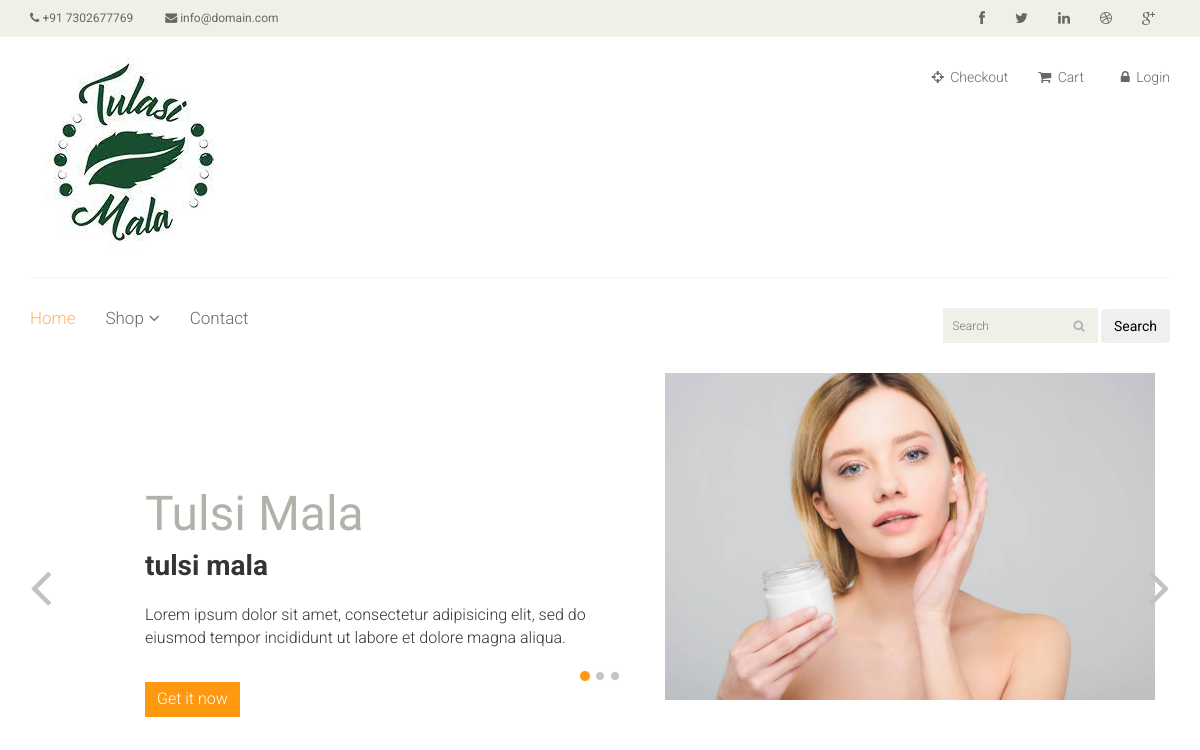
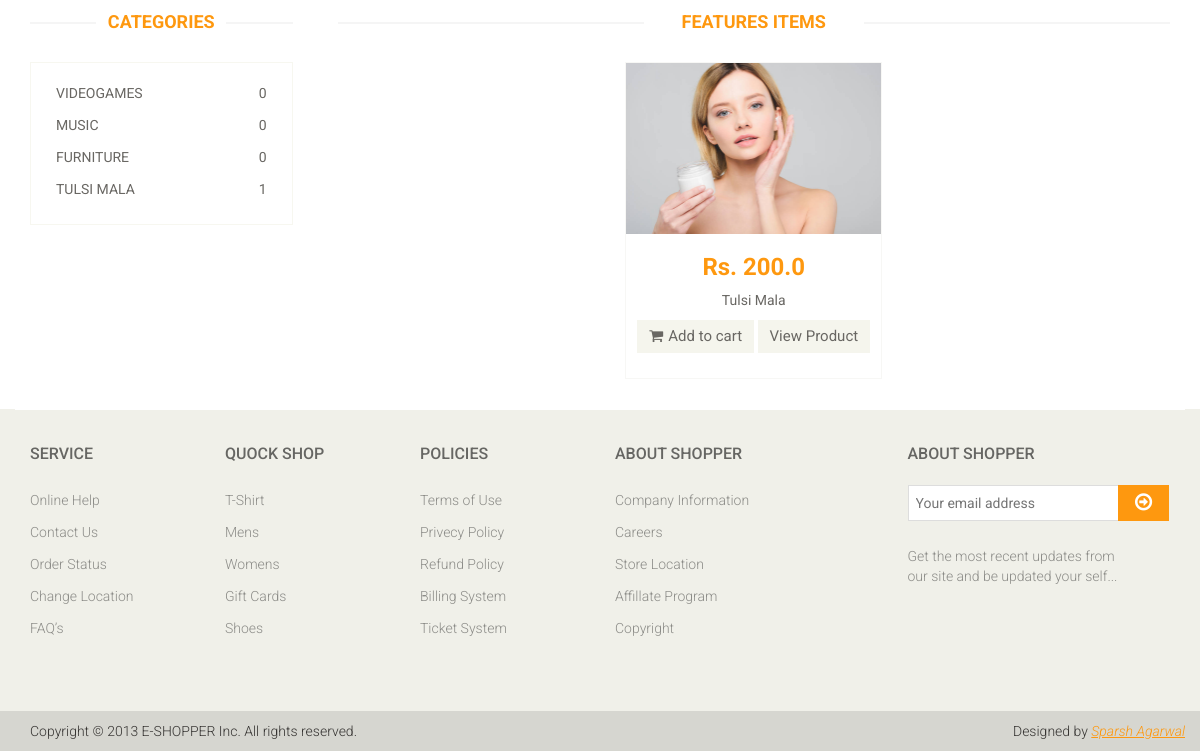
/, run on an earlier commit of the app's database (2 pictures, top to bottom).
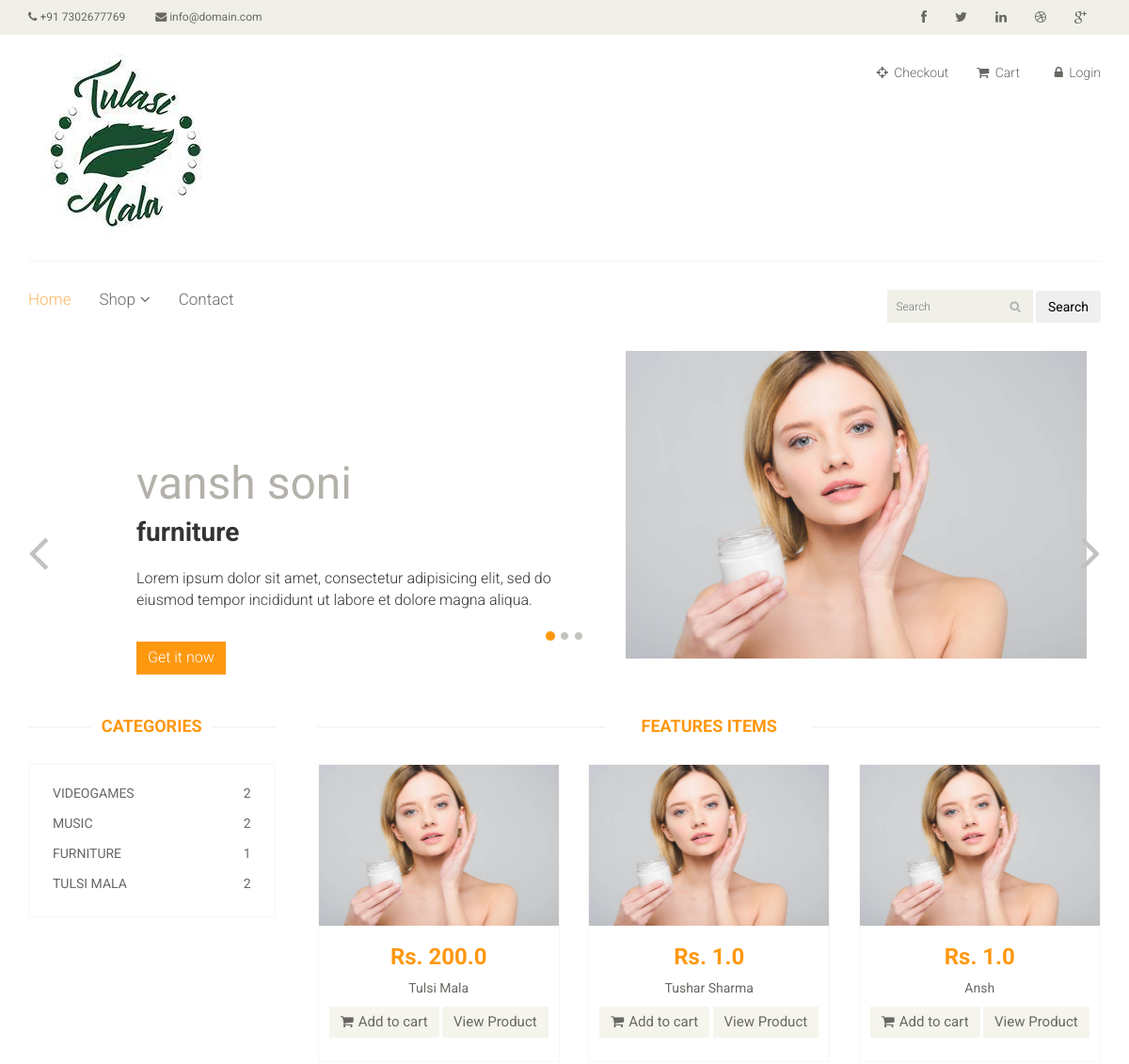
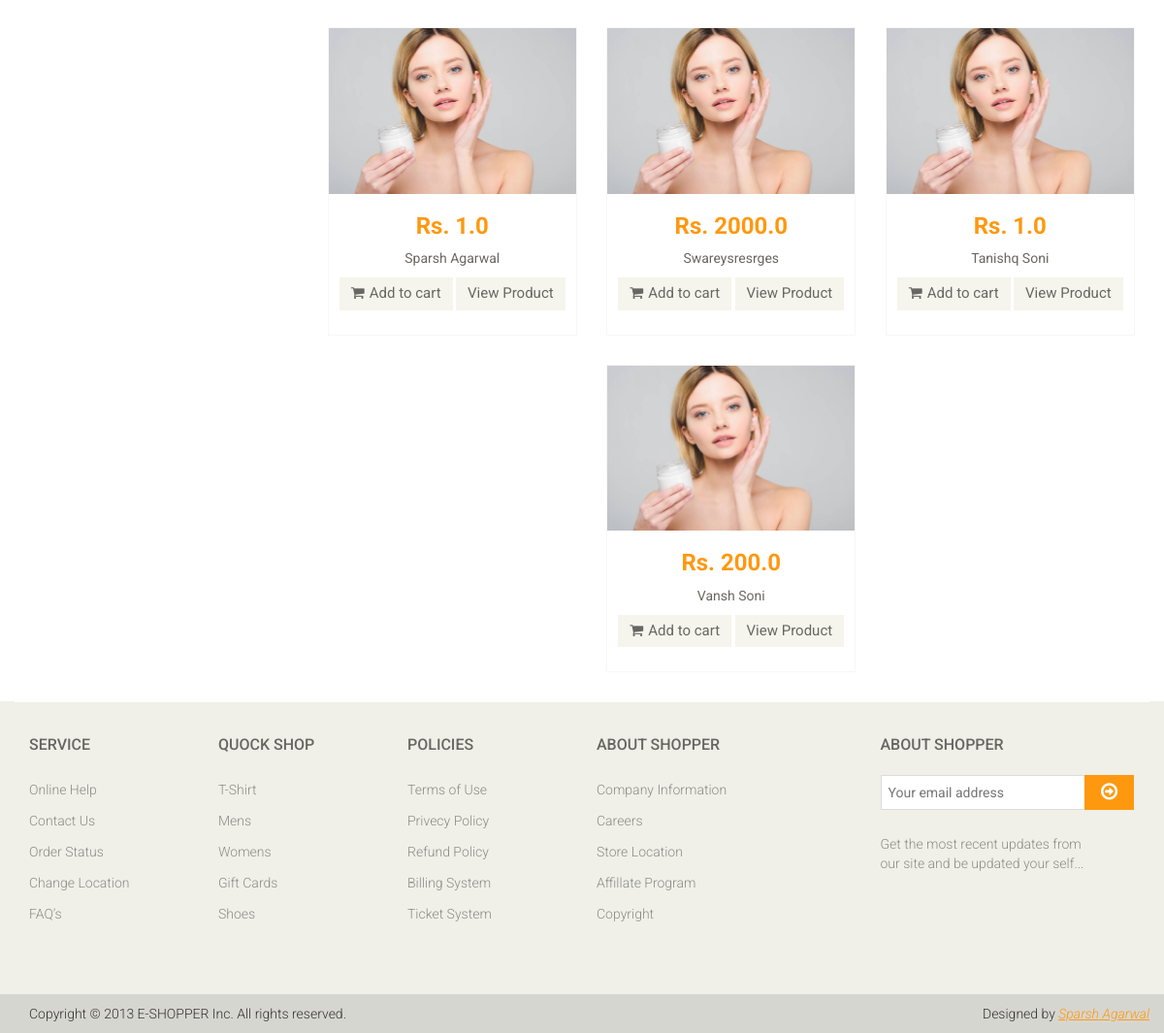
And on a later commit of the database (2 pictures, top to bottom).
### core/models.py (models this page shows, shortened)
class Product(models.Model):
    name = models.CharField(max_length=100)
    category = models.ForeignKey('Category', on_delete=models.CASCADE)
    slug = models.SlugField(unique=True, null=True, blank=True)
    desc = models.TextField()
    price = models.FloatField(default=0.0)
    product_available_count = models.IntegerField(default=0)
    img = models.ImageField(upload_to='images/')

class Category(models.Model):
    category_name = models.CharField(max_length=200)
    def __str__(self):
        return self.category_name
    def product_count(self):
        return self.product_set.count()

### core/views.py (the view, shortened to what this page needs)
# urls.py: path('', views.index, name='index'),
def index(request):
    products = Product.objects.all()
    new_prods = products[::-1]
    f_new_prods = new_prods[0]
    new_prods = new_prods[1:3]
    categories = Category.objects.all()
    offer = Offer.objects.get(id=1)
    parameters = {
        'products': products,
        'categories': categories,
        'offer': offer,
        'new_prods': new_prods,
        'f_items': f_new_prods
    }
    return render(request, 'core/index.html', parameters)

### templates/core/index.html (shortened to what this page needs)
{% extends './base.html' %}
{% load static %}
{% block start %}
    <section id="slider">
      <div class="container">
        <div class="row">
          <div class="col-sm-12">
            <div
              id="slider-carousel"
              class="carousel slide"
              data-ride="carousel"
            >
              <ol class="carousel-indicators">
                <li
                  data-target="#slider-carousel"
                  data-slide-to="0"
                  class="active"
                ></li>
                <li data-target="#slider-carousel" data-slide-to="1"></li>
                <li data-target="#slider-carousel" data-slide-to="2"></li>
              </ol>
              <div class="carousel-inner">
                <div class="item active">
                  <div class="col-sm-6">
                    <h1>{{f_items.name}}</h1>
                    <h2>{{f_items.category}}</h2>
                    <p>
                      Lorem ipsum dolor sit amet, consectetur adipisicing elit,
                      sed do eiusmod tempor incididunt ut labore et dolore magna
                      aliqua.
                    </p>
                    <button type="button" class="btn btn-default get">
                      Get it now
                    </button>
                  </div>
                  <div class="col-sm-6">
                    <img
                      src="/media/{{f_items.img}}"
                      class="girl img-responsive"
                      alt=""
                    />
                  </div>
                </div>
              </div>
              <a
                href="#slider-carousel"
                class="left control-carousel hidden-xs"
                data-slide="prev"
              >
                <i class="fa fa-angle-left"></i>
              </a>
              <a
                href="#slider-carousel"
                class="right control-carousel hidden-xs"
                data-slide="next"
              >
                <i class="fa fa-angle-right"></i>
              </a>
            </div>
          </div>
        </div>
      </div>
    </section>
    <section>
      <div class="container">
        <div class="row">
          <div class="col-sm-3">
            <div class="left-sidebar">
              <div class="brands_products">
                <h2>Categories</h2>
                <div class="brands-name">
                  <ul class="nav nav-pills nav-stacked">
                    {% for category in categories %}
                    <li>
                      <a href="/category/{{ category.id }}"> <span class="pull-right">{{ category.product_count }}</span> {{ category.category_name }}</a>
                    </li>
                    {% endfor %}
                  </ul>
                </div>
              </div>
            </div>
          </div>
          <div class="col-sm-9 padding-right">
            <div class="features_items">
              <h2 class="title text-center">Features Items</h2>
              <div class="outer-box" style="display: flex; justify-content: space-around; flex-wrap: wrap;">
              {% for product in products %}
              <div class="col-sm-4">
                <div class="product-image-wrapper">
                  <div class="single-products">
                    <div class="productinfo text-center">
                      <img
                        src="{{ product.img.url }}"
                        alt=""
                      />
                      <h2>Rs. {{ product.price }}</h2>
                      <p>{{ product.name|title }}</p>
                      <a href="{% url 'add_to_cart' product.pk %}" class="btn btn-default add-to-cart"
                        ><i class="fa fa-shopping-cart"></i>Add to cart</a
                      >
                      <a href="{% url 'products' product.slug %}" class="btn btn-default add-to-cart"
                        ></i>View Product</a
                      >
                    </div>
                    <div class="product-overlay">
                      <div class="overlay-content">
                      </div>
                    </div>
                  </div>
                </div>
              </div>
              {% endfor %}
            </div>
          </div>
        </div>
      </div>
    </section>
    {% endblock %}

### templates/core/base.html (shortened to what this page needs)
{% load static %}
{% load  cart_template_tag %}
<!DOCTYPE html>
<html lang="en">
  <head>
    <link href="{% static 'css/bootstrap.min.css' %}" rel="stylesheet" />
    <link href="{% static 'css/font-awesome.min.css' %}" rel="stylesheet" />
    <link href="{% static 'css/prettyPhoto.css' %}" rel="stylesheet" />
    <link href="{% static 'css/price-range.css' %}" rel="stylesheet" />
    <link href="{% static 'css/animate.css' %}" rel="stylesheet" />
    <link href="{% static 'css/main.css' %}" rel="stylesheet" />
    <link href="{% static 'css/responsive.css' %}" rel="stylesheet" />
    </head
  >
  <body>
    <header id="header">
      <div class="header_top">
        <div class="container">
          <div class="row">
            <div class="col-sm-6">
              <div class="contactinfo">
                <ul class="nav nav-pills">
                  <li>
                    <a href="#"><i class="fa fa-phone"></i> +91 7302677769</a>
                  </li>
                  <li>
                    <a href="#"
                      ><i class="fa fa-envelope"></i> info@domain.com</a
                    >
                  </li>
                </ul>
              </div>
            </div>
            <div class="col-sm-6">
              <div class="social-icons pull-right">
                <ul class="nav navbar-nav">
                  <li>
                    <a href="#"><i class="fa fa-facebook"></i></a>
                  </li>
                  <li>
                    <a href="#"><i class="fa fa-twitter"></i></a>
                  </li>
                  <li>
                    <a href="#"><i class="fa fa-linkedin"></i></a>
                  </li>
                  <li>
                    <a href="#"><i class="fa fa-dribbble"></i></a>
                  </li>
                  <li>
                    <a href="#"><i class="fa fa-google-plus"></i></a>
                  </li>
                </ul>
              </div>
            </div>
          </div>
        </div>
      </div>
      <div class="header-middle">
        <div class="container">
          <div class="row">
            <div class="col-sm-4">
              <div class="logo pull-left">
                <a href="index.html"
                  ><img
                    src="{% static 'images/home/logo.png' %}"
                    alt=""
                /></a>
              </div>
            </div>
            <div class="col-sm-8">
              <div class="shop-menu pull-right">
                <ul class="nav navbar-nav">
                  <li>
                    <a href="checkout"
                      ><i class="fa fa-crosshairs"></i> Checkout</a
                    >
                  </li>
                  <li>
                    <a href="/cart"><i class="fa fa-shopping-cart"></i> Cart&nbsp;&nbsp;
                    </a>
                  </li>
                  {% if user.is_authenticated %}
                  <li>
                    <a href=" /accounts/user_logout"
                      ><i class="fa fa-lock"></i> Logout</a
                    >
                  </li>
                  <li>
                    <h4>
                      <i class="fa fa-user"></i> {{ user.username|title }}
                    </h4>
                  </li>
                  {% else %}
                  <li>
                    <a href=" /accounts/user_login"
                      ><i class="fa fa-lock"></i> Login</a
                    >
                  </li>
                  {% endif %}
                </ul>
              </div>
            </div>
          </div>
        </div>
      </div>
      <div class="header-bottom">
        <div class="container">
          <div class="row">
            <div class="col-sm-9">
              <div class="mainmenu pull-left">
                <ul class="nav navbar-nav collapse navbar-collapse">
                  <li><a href="/" class="active">Home</a></li>
                  <li class="dropdown">
                    <a href="#">Shop<i class="fa fa-angle-down"></i></a>
                  </li>
                  <li><a href="/contactus">Contact</a></li>
                </ul>
              </div>
            </div>
            <div class="col-sm-3">
              <form action="/search" class="search_box pull-right" method="get">
                <input type="text" required name="query" placeholder="Search" />
                <button type="submit" class="btn btn-fefault">Search</button>
              </form>
            </div>
          </div>
        </div>
      </div>
    </header>
    {% block start %}
    {% endblock %}
    <footer id="footer">
        <div class="footer-widget">
          <div class="container">
            <div class="row">
              <div class="col-sm-2">
                <div class="single-widget">
                  <h2>Service</h2>
                  <ul class="nav nav-pills nav-stacked">
                    <li><a href="#">Online Help</a></li>
                    <li><a href="#">Contact Us</a></li>
                    <li><a href="#">Order Status</a></li>
                    <li><a href="#">Change Location</a></li>
                    <li><a href="#">FAQ’s</a></li>
                  </ul>
                </div>
              </div>
              <div class="col-sm-2">
                <div class="single-widget">
                  <h2>Quock Shop</h2>
                  <ul class="nav nav-pills nav-stacked">
                    <li><a href="#">T-Shirt</a></li>
                    <li><a href="#">Mens</a></li>
                    <li><a href="#">Womens</a></li>
                    <li><a href="#">Gift Cards</a></li>
                    <li><a href="#">Shoes</a></li>
                  </ul>
                </div>
              </div>
              <div class="col-sm-2">
                <div class="single-widget">
                  <h2>Policies</h2>
                  <ul class="nav nav-pills nav-stacked">
                    <li><a href="#">Terms of Use</a></li>
                    <li><a href="#">Privecy Policy</a></li>
                    <li><a href="#">Refund Policy</a></li>
                    <li><a href="#">Billing System</a></li>
                    <li><a href="#">Ticket System</a></li>
                  </ul>
                </div>
              </div>
              <div class="col-sm-2">
                <div class="single-widget">
                  <h2>About Shopper</h2>
                  <ul class="nav nav-pills nav-stacked">
                    <li><a href="#">Company Information</a></li>
                    <li><a href="#">Careers</a></li>
                    <li><a href="#">Store Location</a></li>
                    <li><a href="#">Affillate Program</a></li>
                    <li><a href="#">Copyright</a></li>
                  </ul>
                </div>
              </div>
              <div class="col-sm-3 col-sm-offset-1">
                <div class="single-widget">
                  <h2>About Shopper</h2>
                  <form action="/managenewsletter"method="post" class="searchform"> {% csrf_token %}
                    <input type="email" name="email" placeholder="Your email address" required/>
                    <button type="submit" class="btn btn-default">
                      <i class="fa fa-arrow-circle-o-right"></i>
                    </button>
                    <p>
                      Get the most recent updates from <br />our site and be
                      updated your self...
                    </p>
                  </form>
                </div>
              </div>
            </div>
          </div>
        </div>
        <div class="footer-bottom">
          <div class="container">
            <div class="row">
              <p class="pull-left">
                Copyright © 2013 E-SHOPPER Inc. All rights reserved.
              </p>
              <p class="pull-right">
                Designed by
                <span
                  ><a href="#"
                    >Sparsh Agarwal</a
                  ></span
                >
              </p>
            </div>
          </div>
        </div>
      </footer>
    </body>
  </html>

What changed in the data, as far as the page shows it:
added Product: name "vansh soni", category "furniture", img (picture), price "200.0", name "Vansh Soni"
computed for Category "VIDEOGAMES": product_count "0" → "2"
computed for Category "MUSIC": product_count "0" → "2"
computed for Category "FURNITURE": product_count "0" → "1"
computed for Category "TULSI MALA": product_count "1" → "2"
added Product: img (picture), price "1.0", name "Tushar Sharma"
added Product: img (picture), price "1.0", name "Ansh"
added Product: img (picture), price "1.0", name "Sparsh Agarwal"
added Product: img (picture), price "2000.0", name "Swareysresrges"
added Product: img (picture), price "1.0", name "Tanishq Soni"
Also different on the page:
{{ f_items.name }}: "Tulsi Mala" → "vansh soni"
{{ f_items.category }}: "tulsi mala" → "furniture"
